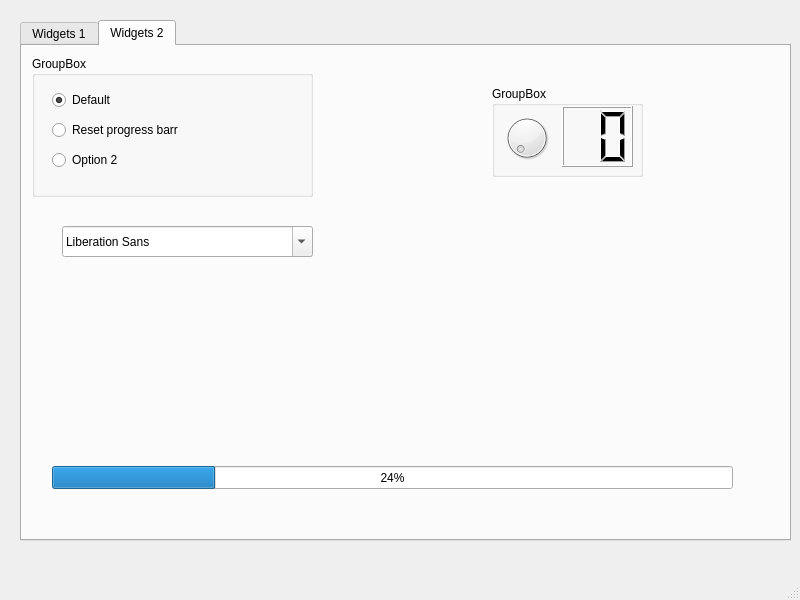
<?xml version="1.0" encoding="UTF-8"?>
<ui version="4.0">
 <class>MainWindow</class>
 <widget class="QMainWindow" name="MainWindow">
  <property name="geometry">
   <rect>
    <x>0</x>
    <y>0</y>
    <width>800</width>
    <height>600</height>
   </rect>
  </property>
  <property name="windowTitle">
   <string>MainWindow</string>
  </property>
  <widget class="QWidget" name="centralwidget">
   <widget class="QTabWidget" name="tabWidget">
    <property name="geometry">
     <rect>
      <x>20</x>
      <y>20</y>
      <width>771</width>
      <height>521</height>
     </rect>
    </property>
    <property name="currentIndex">
     <number>1</number>
    </property>
    <widget class="QWidget" name="tab">
     <attribute name="title">
      <string>Widgets 1</string>
     </attribute>
     <widget class="QWidget" name="verticalLayoutWidget">
      <property name="geometry">
       <rect>
        <x>0</x>
        <y>0</y>
        <width>761</width>
        <height>481</height>
       </rect>
      </property>
      <layout class="QVBoxLayout" name="verticalLayout">
       <item>
        <widget class="QTabWidget" name="tabWidget_2">
         <property name="currentIndex">
          <number>0</number>
         </property>
         <widget class="QWidget" name="tab_3">
          <attribute name="title">
           <string>Tree</string>
          </attribute>
          <widget class="QWidget" name="verticalLayoutWidget_2">
           <property name="geometry">
            <rect>
             <x>0</x>
             <y>0</y>
             <width>751</width>
             <height>441</height>
            </rect>
           </property>
           <layout class="QVBoxLayout" name="verticalLayout_2">
            <item>
             <widget class="QTreeWidget" name="treeWidget">
              <column>
               <property name="text">
                <string>Header 1</string>
               </property>
              </column>
              <column>
               <property name="text">
                <string>New Column</string>
               </property>
              </column>
              <item>
               <property name="text">
                <string>item1</string>
               </property>
              </item>
             </widget>
            </item>
           </layout>
          </widget>
         </widget>
         <widget class="QWidget" name="tab_4">
          <attribute name="title">
           <string>Callendar</string>
          </attribute>
          <widget class="QDateEdit" name="dateEdit">
           <property name="geometry">
            <rect>
             <x>30</x>
             <y>20</y>
             <width>671</width>
             <height>24</height>
            </rect>
           </property>
           <property name="alignment">
            <set>Qt::AlignCenter</set>
           </property>
          </widget>
          <widget class="QCalendarWidget" name="calendarWidget">
           <property name="geometry">
            <rect>
             <x>30</x>
             <y>60</y>
             <width>671</width>
             <height>361</height>
            </rect>
           </property>
          </widget>
         </widget>
        </widget>
       </item>
      </layout>
     </widget>
    </widget>
    <widget class="QWidget" name="tab_2">
     <attribute name="title">
      <string>Widgets 2</string>
     </attribute>
     <widget class="QGroupBox" name="groupBox">
      <property name="geometry">
       <rect>
        <x>10</x>
        <y>10</y>
        <width>281</width>
        <height>141</height>
       </rect>
      </property>
      <property name="title">
       <string>GroupBox</string>
      </property>
      <widget class="QWidget" name="">
       <property name="geometry">
        <rect>
         <x>20</x>
         <y>30</y>
         <width>221</width>
         <height>91</height>
        </rect>
       </property>
       <layout class="QVBoxLayout" name="verticalLayout_3">
        <item>
         <widget class="QRadioButton" name="radioButton">
          <property name="statusTip">
           <string>This is default</string>
          </property>
          <property name="text">
           <string>Default</string>
          </property>
          <property name="checked">
           <bool>true</bool>
          </property>
         </widget>
        </item>
        <item>
         <widget class="QRadioButton" name="radioButton_2">
          <property name="statusTip">
           <string>This is option 1</string>
          </property>
          <property name="text">
           <string>Reset progress barr</string>
          </property>
         </widget>
        </item>
        <item>
         <widget class="QRadioButton" name="radioButton_3">
          <property name="statusTip">
           <string>This is option 2</string>
          </property>
          <property name="text">
           <string>Option 2</string>
          </property>
         </widget>
        </item>
       </layout>
      </widget>
     </widget>
     <widget class="QGroupBox" name="groupBox_2">
      <property name="geometry">
       <rect>
        <x>470</x>
        <y>40</y>
        <width>151</width>
        <height>91</height>
       </rect>
      </property>
      <property name="title">
       <string>GroupBox</string>
      </property>
      <widget class="QLCDNumber" name="lcdNumber">
       <property name="geometry">
        <rect>
         <x>70</x>
         <y>20</y>
         <width>71</width>
         <height>61</height>
        </rect>
       </property>
       <property name="digitCount">
        <number>2</number>
       </property>
      </widget>
      <widget class="QDial" name="dial">
       <property name="geometry">
        <rect>
         <x>10</x>
         <y>20</y>
         <width>50</width>
         <height>64</height>
        </rect>
       </property>
      </widget>
     </widget>
     <widget class="QProgressBar" name="progressBar">
      <property name="geometry">
       <rect>
        <x>30</x>
        <y>420</y>
        <width>681</width>
        <height>23</height>
       </rect>
      </property>
      <property name="value">
       <number>24</number>
      </property>
     </widget>
     <widget class="QFontComboBox" name="fontComboBox">
      <property name="geometry">
       <rect>
        <x>40</x>
        <y>180</y>
        <width>251</width>
        <height>31</height>
       </rect>
      </property>
     </widget>
     <widget class="QLabel" name="label">
      <property name="geometry">
       <rect>
        <x>40</x>
        <y>250</y>
        <width>251</width>
        <height>121</height>
       </rect>
      </property>
      <property name="font">
       <font>
        <pointsize>12</pointsize>
        <weight>75</weight>
        <bold>true</bold>
       </font>
      </property>
      <property name="text">
       <string/>
      </property>
      <property name="alignment">
       <set>Qt::AlignCenter</set>
      </property>
     </widget>
    </widget>
   </widget>
  </widget>
  <widget class="QMenuBar" name="menubar">
   <property name="geometry">
    <rect>
     <x>0</x>
     <y>0</y>
     <width>800</width>
     <height>20</height>
    </rect>
   </property>
  </widget>
  <widget class="QStatusBar" name="statusbar"/>
 </widget>
 <resources/>
 <connections>
  <connection>
   <sender>dial</sender>
   <signal>valueChanged(int)</signal>
   <receiver>lcdNumber</receiver>
   <slot>display(int)</slot>
   <hints>
    <hint type="sourcelabel">
     <x>524</x>
     <y>158</y>
    </hint>
    <hint type="destinationlabel">
     <x>549</x>
     <y>160</y>
    </hint>
   </hints>
  </connection>
  <connection>
   <sender>radioButton_2</sender>
   <signal>clicked(bool)</signal>
   <receiver>progressBar</receiver>
   <slot>reset()</slot>
   <hints>
    <hint type="sourcelabel">
     <x>75</x>
     <y>150</y>
    </hint>
    <hint type="destinationlabel">
     <x>93</x>
     <y>489</y>
    </hint>
   </hints>
  </connection>
  <connection>
   <sender>fontComboBox</sender>
   <signal>activated(QString)</signal>
   <receiver>label</receiver>
   <slot>setText(QString)</slot>
   <hints>
    <hint type="sourcelabel">
     <x>152</x>
     <y>269</y>
    </hint>
    <hint type="destinationlabel">
     <x>159</x>
     <y>345</y>
    </hint>
   </hints>
  </connection>
  <connection>
   <sender>dial</sender>
   <signal>valueChanged(int)</signal>
   <receiver>progressBar</receiver>
   <slot>setValue(int)</slot>
   <hints>
    <hint type="sourcelabel">
     <x>506</x>
     <y>177</y>
    </hint>
    <hint type="destinationlabel">
     <x>493</x>
     <y>496</y>
    </hint>
   </hints>
  </connection>
 </connections>
</ui>
